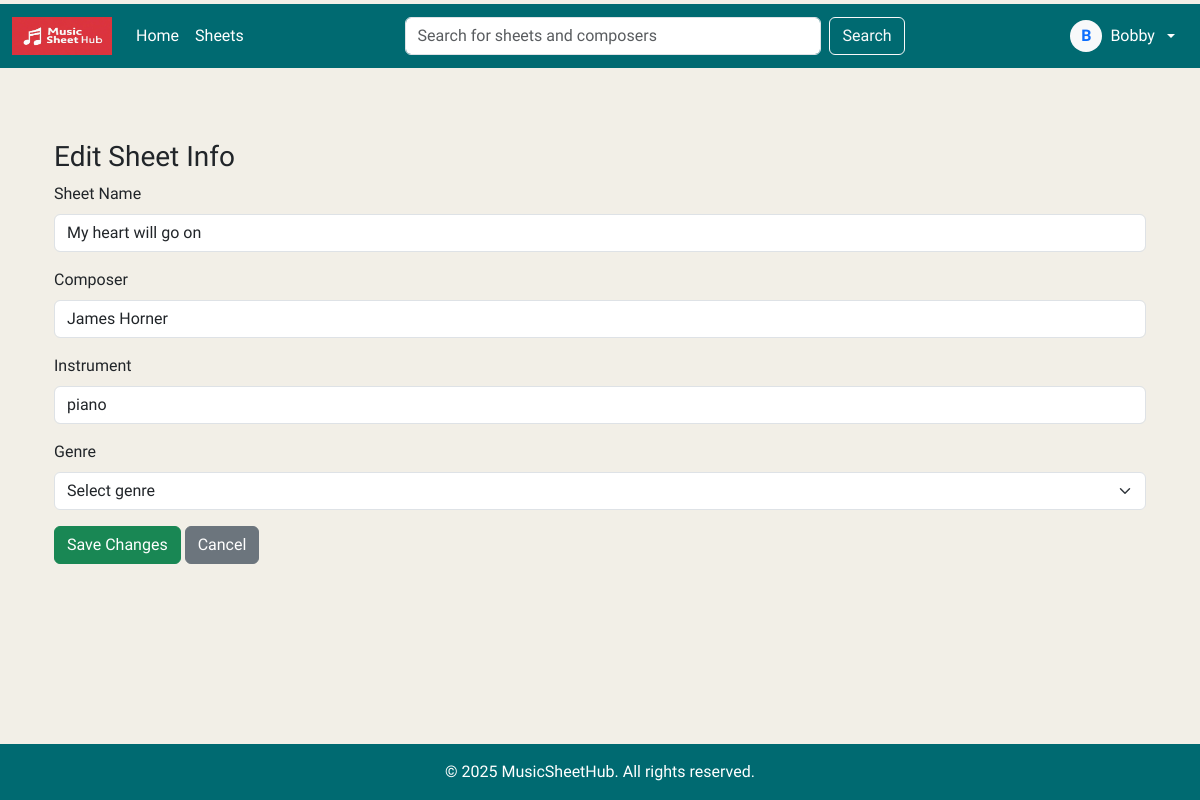
/edit/6 (signed in), run on the app's committed database.
### tables this page shows
CREATE TABLE Users (id INTEGER PRIMARY KEY AUTOINCREMENT, username TEXT (50) UNIQUE, email TEXT (50), password TEXT (50), created_at TEXT DEFAULT (CURRENT_TIMESTAMP));

CREATE TABLE Sheets (id INTEGER PRIMARY KEY AUTOINCREMENT, sheetname TEXT (50), composer TEXT (50), instrument TEXT (50), filename TEXT (50), uploader_id INTEGER REFERENCES Users (id), download_count INTEGER DEFAULT (0), created_at TEXT DEFAULT (CURRENT_TIMESTAMP));

### app.py (the view, shortened to what this page needs)
@app.route('/edit/<int:sheet_id>', methods=['GET', 'POST'])
def edit_sheet(sheet_id):
    if 'username' not in session:
        flash("You must be logged in to edit a sheet.", "warning")
        return redirect(url_for('login'))
    db = get_db()
    cursor = db.cursor()
    cursor.execute('''
                   SELECT id, sheetname, composer, instrument, uploader_id
                   FROM sheets WHERE id = ?''', (sheet_id,))
    sheet = cursor.fetchone()
    if not sheet:
        flash("Sheet not found.", "danger")
        return redirect(url_for('profile', tab='sheets'))
    cursor.execute("SELECT id FROM users WHERE username = ?",
                   (session['username'],))
    user_id = cursor.fetchone()[0]
    if sheet[4] != user_id:
        flash("You do not have permission to edit this sheet.", "danger")
        return redirect(url_for('profile', tab='sheets'))
    cursor.execute("SELECT id, name FROM Genres")
    genres = cursor.fetchall()
    cursor.execute("SELECT gid FROM SheetGenres WHERE sid = ?", (sheet_id,))
    row = cursor.fetchone()
    current_genre_id = row[0] if row else None
    return render_template('edit_sheet.html', sheet=sheet, genres=genres,
                           current_genre_id=current_genre_id)

### app.py (called while the page is built)
def get_db():
    db = getattr(g, '_database', None)
    if db is None:
        db = g._database = sqlite3.connect(DATABASE)
    return db

@app.teardown_appcontext
def close_connection(exception):
    db = getattr(g, '_database', None)
    if db is not None:
        db.close()

### templates/edit_sheet.html (shortened to what this page needs)
{% extends 'base.html' %}
{% block content %}
<div class="container mt-5">
    <h3>Edit Sheet Info</h3>
    <form method="POST">
        <div class="mb-3">
            <label class="form-label">Sheet Name</label>
            <input type="text" name="sheetname" class="form-control" value="{{ sheet[1] }}" required>
        </div>
        <div class="mb-3">
            <label class="form-label">Composer</label>
            <input type="text" name="composer" class="form-control" value="{{ sheet[2] }}">
        </div>
        <div class="mb-3">
            <label class="form-label">Instrument</label>
            <input type="text" name="instrument" class="form-control" value="{{ sheet[3] }}">
        </div>
        <div class="mb-3">
            <label for="genre" class="form-label">Genre</label>
            <select class="form-select" id="genre" name="genre" required>
                <option value="">Select genre</option>
            </select>
        </div>
        <button type="submit" class="btn btn-success">Save Changes</button>
        <a href="{{ url_for('profile', tab='sheets') }}" class="btn btn-secondary">Cancel</a>
    </form>
</div>
{% endblock %}

### templates/nav.html (shortened to what this page needs)
<nav class="navbar navbar-expand-lg navbar-dark mt-1" style="background-color: #006A71;">
    <div class="container-fluid">
        <a class="navbar-brand" href="#">
            <img src="/static/images/MusicSheetHub.jpg" width="100" height="38" class="d-inline-block align-top"
                alt="Bootstrap" loading="lazy">
        </a>
        <div class="collapse navbar-collapse justify-content-between" id="navbarSupportedContent2">
            <ul class="navbar-nav">
                <li class="nav-item">
                    <a class="nav-link active" aria-current="page" href="{{url_for('home')}}">Home</a>
                </li>
                <li class="nav-item">
                    <a class="nav-link active" aria-current="page" href="{{url_for('sheets')}}">Sheets</a>
                </li>
            </ul>
            <form class="d-flex mx-auto" role="search" style="max-width: 500px; width: 100%;", action="{{ url_for('search') }}" method="GET">
                <input class="form-control me-2" type="search" name="query" placeholder="Search for sheets and composers" aria-label="Search">
                <button class="btn btn-outline-light" type="submit">Search</button>
            </form>
             <div class="text-end">
                {% if session.get('username') %}
                <div class="dropdown">
                    <button class="btn text-white dropdown-toggle d-flex align-items-center gap-2" type="button"
                    data-bs-toggle="dropdown" aria-expanded="false">
                        <div class="rounded-circle bg-light text-primary fw-bold d-flex justify-content-center align-items-center"
                        style="width: 32px; height: 32px;">
                        {{ session['username'][0]|upper }}
                        </div>
                        {{ session['username'] }}
                    </button>
                </div>
                {% else %}
                <a href="{{ url_for('login') }}" class="btn btn-outline-light me-2">Login</a>
                <a href="{{ url_for('signup') }}" class="btn btn-outline-light">Sign-up</a>
                {% endif %}
             </div>
        </div>
    </div>
</nav>

### templates/base.html (style rules this page uses)
html, body { height: 100%; margin: 0; background-color: #F2EFE7; font-family: 'Inria Sans', sans-serif; }
body { display: flex; flex-direction: column; }

### data on the page
Users: username "Bobby"
Sheets: sheetname "My heart will go on", composer "James Horner", instrument "piano"

### other printed values
{{ session['username'][0]|upper }} "B"
